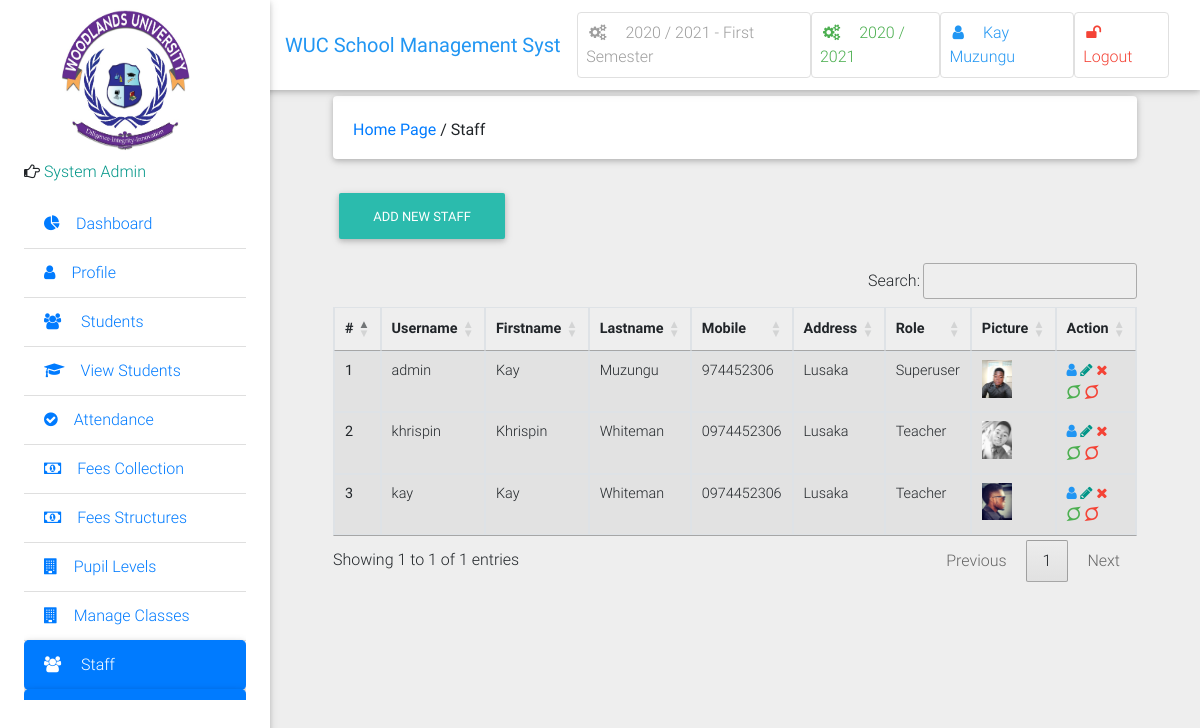
/staff/ (signed in), run on an earlier commit of the app's database.
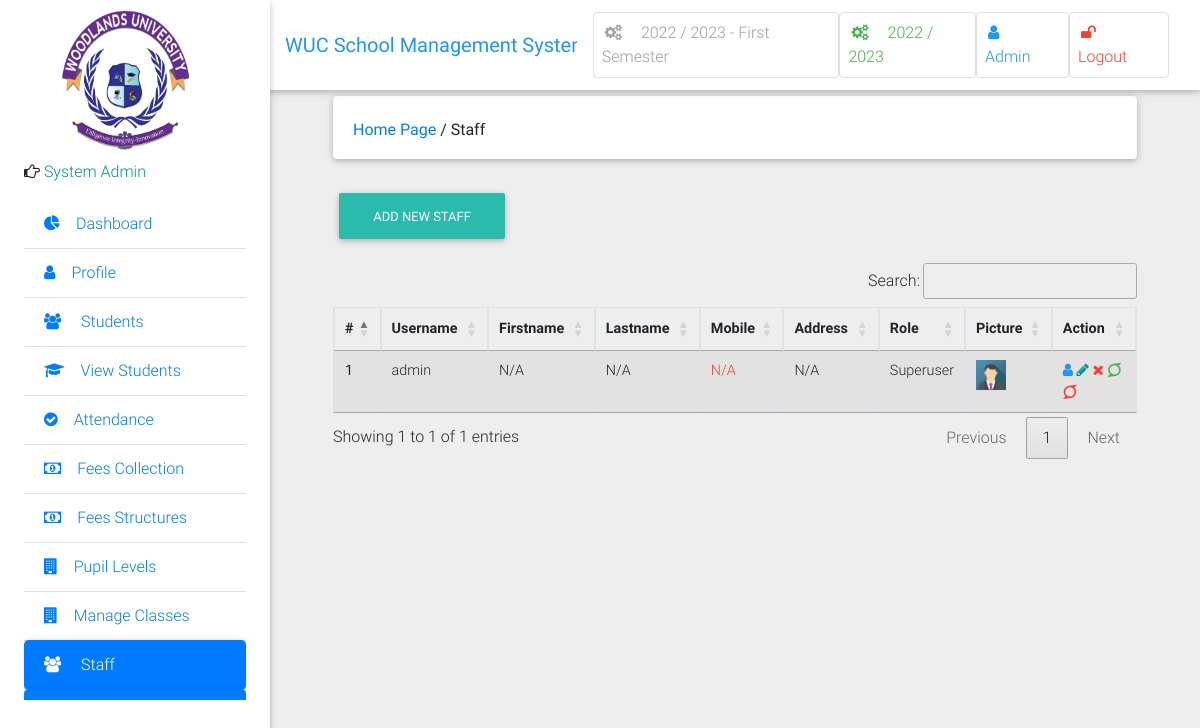
And on a later commit of the database.
### school/models.py (models this page shows)
class Semester(models.Model):
    semester = models.CharField(max_length=10, choices=SEMESTER, blank=True)
    is_current_semester = models.BooleanField(default=False, blank=True, null=True)
    session = models.ForeignKey(Session, on_delete=models.CASCADE, blank=True, null=True)
    next_semester_begins = models.DateField(null=True, blank=True)
    def __str__(self):
        return str(self.session) + ' - ' + str(self.semester)

class Session(models.Model):
    session = models.CharField(max_length=200, unique=True)
    is_current_session = models.BooleanField(default=False, blank=True, null=True)
    next_session_begins = models.DateField(blank=True, null=True)
    def __str__(self):
        return self.session

class User(AbstractUser):
    is_student = models.BooleanField(default=False)
    is_lecturer = models.BooleanField(default=False)
    is_librarian = models.BooleanField(default=False)
    is_parent = models.BooleanField(default=False)
    phone = models.CharField(max_length=60, blank=True, null=True)
    address = models.CharField(max_length=60, blank=True, null=True)
    picture = models.ImageField(upload_to="users/pictures/%Y/%m/%d'", blank=True, null=True)
    email = models.EmailField(blank=True, null=True)
    password_type = models.CharField('Password Type', default='Expirable', max_length=200, choices=PASSWORD_TYPES)
    days_for_password_expiry = models.ForeignKey(PasswordConfigurations, on_delete=models.CASCADE, null=True,
                                                 blank=True)
    last_password_reset_date = models.DateField('Reset On', auto_now=True)
    password_expiry_date = models.DateField(editable=False, null=True, blank=True)
    is_password_expired = models.BooleanField(default=False, )
    username_validator = ASCIIUsernameValidator()
    def get_picture(self):
        no_picture = settings.STATIC_URL + 'img/img_avatar.png'
        try:
            return self.picture.url
        except:
            return no_picture
    def get_full_name(self):
        full_name = self.username
        if self.first_name and self.last_name:
            full_name = self.first_name + " " + self.last_name
        return full_name
    def __str__(self):
        return self.get_full_name()

### school/views.py (the view)
# urls.py: path('staff/', views.staff_list, name="staff_list"),
@login_required
@lecturer_required
def staff_list(request):
    staff = User.objects.filter(is_student=False, is_parent=False, is_librarian=False)
    user_type = "Staff"
    context = {
        "staff": staff,
        "user_type": user_type,
    }
    return render(request, 'staff/staff_list.html', context)

### school/templates/staff/staff_list.html (shortened to what this page needs)
{% extends 'school/base.html' %}
{% block side_bar %}
    {% include 'school/partial_active_element.html' with active='staff' %}
{% endblock %}
{% block content %}
	<div class="container-fluid mt-5">
            <div class="card mb-4 wow fadeIn">
                <div class="card-body d-sm-flex justify-content-between">
                    <h6 class="mb-2 mb-sm-0 pt-1">
                        <a href="/">Home Page</a>
                        <span>/</span>
                        <span>{{ user_type }}</span>
                    </h6>
                </div>
            </div>
            {% if request.user.is_superuser %}
            <h6 class="mb-2 mb-sm-0 pt-1">
            <a href="{% url 'add_new_staff' %}" class="btn btn-default btn-rounded mb-4">
               Add New {{ user_type }}
            </a>
            </h6>
            {% endif %}
  <div class="table-wrapper-scroll-y">
  <table id="table_courses_list" class="table table-bordered table-striped">
                     <thead>
                        <tr>
                          <th scope="col">#</th>
                          <th scope="col">Username</th>
                          <th scope="col">Firstname</th>
                          <th scope="col">Lastname</th>
                          <th scope="col">Mobile</th>
                          <th scope="col">Address</th>
                          <th scope="col">Role</th>
                          <th scope="col">Picture</th>
                          {% if request.user.is_superuser %}
                          <th scope="col">Action</th>
                          {% endif %}
                        </tr>
                    </thead>
                {% for staff in staff %}
                    <tbody>
                        <tr>
                          <th scope="row">{{ forloop.counter }}</th>
                          <td>{% if staff.username %} {{ staff.username }} {% else %} N/A  {% endif %}</td>
                          <td>{% if staff.first_name %} {{ staff.first_name }} {% else %} N/A  {% endif %}</td>
                          <td>{% if staff.last_name %} {{ staff.last_name }} {% else %} N/A {% endif %}</td>
                          <td>{% if staff.phone %} {{ staff.phone }} {% else %}
                          <span class="red-text">N/A</span>{% endif %}</td>
                          <td>{% if staff.address %} {{ staff.address }} {% else %} N/A {% endif %}</td>
                          <td>{% if staff.is_superuser %} Superuser {% elif staff.is_librarian %} Librarian {% else %} Teacher {% endif %}</td>
                          <td><img class="img img-rounded" width="30" src="{{ staff.get_picture }}" alt="{{ staff.username }}'s image"></td>
                          {% if request.user.is_superuser %}
                          <td>
                            <a data-toggle="tooltip" href="{% url 'user_profile' staff.pk %}" title="view" class="blue-text"><i class="fa fa-user"></i></a>
                            <a data-toggle="tooltip" href="{% url 'edit_staff' pk=staff.pk %}" title="edit" class="teal-text"><i class="fa fa-pencil"></i></a>
                            <a data-toggle="tooltip" href="{% url 'delete_staff' pk=staff.pk %}" title="delete" class="red-text"><i class="fa fa-times"></i></a>
                            <a data-toggle="tooltip" href="{% url 'make_staff_admin' staff.pk %}" title="make admin" class="green-text"><i class="fa fa-superpowers"></i></a>
                            <a data-toggle="tooltip" href="{% url 'remove_staff_admin' staff.pk %}" title="remove admin" class="red-text"><i class="fa fa-superpowers"></i></a>
                          </td>
                          {% endif %}
                        </tr>
                    </tbody>
                {% endfor %}
                 </table>
            </div>
        </div>
        <br>
{% endblock %}

### school/templates/school/base.html (shortened to what this page needs)
{% load static %}
<!DOCTYPE html>
<html lang="en">
<head>
    <link rel="stylesheet" href="https://cdn.datatables.net/1.10.20/css/jquery.dataTables.min.css">
    <link rel="stylesheet" href="https://cdn.datatables.net/buttons/1.6.1/css/buttons.dataTables.min.css">
    <link rel="stylesheet" href="https://maxcdn.bootstrapcdn.com/font-awesome/4.7.0/css/font-awesome.min.css">
    <link href="{% static 'school/css/bootstrap.min.css' %}" rel="stylesheet">
    <link href="{% static 'school/css/mdb.min.css' %}" rel="stylesheet">
    <link href="{% static 'school/css/style.css' %}" rel="stylesheet">
    <link rel="stylesheet" type="text/css" href="https://cdn.datatables.net/1.10.20/css/jquery.dataTables.css">
{% include 'school/small-screen-navbar.html'%}
</head>
<body class="grey lighten-3">
<header>
    <nav class="navbar fixed-top navbar-expand-lg navbar-light white scrolling-navbar">
        <div class="container-fluid">
            <a class="navbar-brand waves-effect" href="/">
                <strong class="blue-text">WUC School Management System</strong>
            </a>
            <div class="collapse navbar-collapse" id="navbarSupportedContent">
                <ul class="navbar-nav nav-flex-icons">
                    <li class="nav-item">
                        <a href="{% if request.user.is_superuser %}{% url 'manage_semester' %}{% else %}#{% endif %}"
                           class="nav-link border border-light grey-text rounded waves-effect">
                            <i class="fa fa-cogs mr-3"></i>{{ current_semester }} Semester
                        </a>
                    </li>
                    <li class="nav-item">
                        <a href="{% if request.user.is_superuser %}{% url 'manage_session' %}{% else %}#{% endif %}"
                           class="nav-link border border-light green-text rounded waves-effect">
                            <i class="fa fa-cogs mr-3"></i>{{ current_session }}
                        </a>
                    </li>
                    <li class="nav-item">
                        <a href="{% url 'profile' %}"
                           class="nav-link border border-light rounded waves-effect blue-text">
                            <i class="fa fa-user mr-3"></i>{{ user|capfirst }}
                        </a>
                    </li>
                    <li class="nav-item">
                        <a href="/accounts/logout/" class="nav-link border border-light rounded waves-effect red-text">
                            <i class="fa fa-unlock mr-3"></i>Logout
                        </a>
                    </li>
                </ul>
            </div>
        </div>
    </nav>
    <div class="sidebar-fixed position-fixed">
        <img src="{% static 'img/logo.jpg' %}" id="icon" class="logo" style="margin-left: 30px; height: 160px;">
        {% if request.user.is_lecturer %}
            <p><i class="fa fa-hand-o-right" aria-hidden="true"></i>
                <span class="teal-text text-center"> Lecturer</span></p>
        {% elif request.user.is_student %}
            <p><i class="fa fa-hand-o-right" aria-hidden="true"></i>
                <span class="teal-text text-center"> Student</span></p>
        {% elif request.user.is_parent %}
            <p><i class="fa fa-hand-o-right" aria-hidden="true"></i>
                <span class="teal-text text-center"> Parent</span></p>
        {% elif request.user.is_librarian %}
            <p><i class="fa fa-hand-o-right" aria-hidden="true"></i>
                <span class="teal-text text-center"> Library</span></p>
        {% else %}
            <p><i class="fa fa-hand-o-right" aria-hidden="true"></i>
                <span class="teal-text text-center"> System Admin</span></p>
        {% endif %}
        <div class="dashboard">
            {% block side_bar %}{% endblock side_bar %}
        </div>
    </div>
</header>
<main class="pt-5 mx-lg-5">
    {% block content %} {% endblock %}
</main>
</body>
</html>

### school/templates/school/small-screen-navbar.html (shortened to what this page needs)
<!DOCTYPE html>
<html lang="en">
<head>
</head>
<body>
</body>
</html>

### school/templates/school/partial_active_element.html (shortened to what this page needs)
<div class="list-group list-group-flush">
    <a href="/" class="list-group-item
        {% if active == 'Dashboard' %} active {% endif %} waves-effect">
        <i class="fa fa-pie-chart mr-3" aria-hidden="true"></i>Dashboard</a>
    <a href="{% url 'profile' %}" class="list-group-item
        {% if active == 'Profile' %} active {% endif %} waves-effect">
        <i class="fa fa-user mr-3" aria-hidden="true"></i>Profile</a>
    {% if request.user.is_superuser %}
        <a href="{% url 'student_list' %}" class="list-group-item
        {% if active == 'students' %} active {% endif %} waves-effect">
            <i class="fa fa-users mr-3" aria-hidden="true"></i> Students</a>
    {% endif %}
    {% if request.user.is_lecturer or request.user.is_superuser %}
        <a href="{% url 'student_list' %}" class="list-group-item
        {% if active == 'students' %} active {% endif %} waves-effect">
            <i class="fa fa-graduation-cap mr-3" aria-hidden="true"></i>View Students</a>
    {% endif %}
    {% if request.user.is_lecturer or request.user.is_superuser %}
        <a href="{% url 'student_attendance_list_by_class' %}" class="list-group-item
        {% if active == 'students' %} active {% endif %} waves-effect">
            <i class="fa fa-check-circle mr-3" aria-hidden="true"></i>Attendance</a>
    {% endif %}
    {% if request.user.is_superuser %}
        <a href="{% url 'student_fees' %}" class="list-group-item
        {% if active == 'manage_fees' %} active {% endif %} waves-effect">
            <i class="fa fa-money mr-3" aria-hidden="true"></i>Fees Collection</a>
    {% endif %}
    {% if request.user.is_superuser %}
        <a href="{% url 'fees_structure_list' %}" class="list-group-item
        {% if active == 'manage_fees' %} active {% endif %} waves-effect">
            <i class="fa fa-money mr-3" aria-hidden="true"></i>Fees Structures</a>
    {% endif %}
    {% if request.user.is_superuser %}
        <a href="" class="list-group-item
        {% if active == 'manage_grades' %} active {% endif %} waves-effect">
            <i class="fa fa-building mr-3" aria-hidden="true"></i>Pupil Levels</a>
    {% endif %}
    {% if request.user.is_superuser %}
        <a href="{% url 'manage_classes' %}" class="list-group-item
        {% if active == 'manage_classes' %} active {% endif %} waves-effect">
            <i class="fa fa-building mr-3" aria-hidden="true"></i>Manage Classes</a>
    {% endif %}
    {% if request.user.is_superuser %}
        <a href="{% url 'staff_list' %}" class="list-group-item
        {% if active == 'staff' %} active {% endif %} waves-effect">
            <i class="fa  fa-users mr-3" aria-hidden="true"></i> Staff</a>
    {% endif %}
    {% if request.user.is_superuser %}
        <a href="{% url 'staff_list' %}" class="list-group-item
        {% if active == 'staff' %} active {% endif %} waves-effect">
            View Staff</a>
    {% endif %}
</div>

What changed in the data, as far as the page shows it:
no longer on this page (row edited): Semester: session+semester "2020 / 2021 - First"
removed User: username+first_name+last_name "Kay Muzungu", username "admin", first_name "Kay", last_name "Muzungu", phone "974452306", address "Lusaka", is_superuser "Superuser", get_picture (picture)
removed User: username "khrispin", first_name "Khrispin", last_name "Whiteman", phone "0974452306", address "Lusaka", is_superuser "Teacher", get_picture (picture)
removed User: username "kay", first_name "Kay", last_name "Whiteman", phone "0974452306", address "Lusaka", is_superuser "Teacher", get_picture (picture)
added Semester: session+semester "2022 / 2023 - First"
changed Session: session "2020 / 2021" → "2022 / 2023"
added User: username+first_name "Admin", username "admin", shows "N/A", last_name "N/A", is_superuser "Superuser"
